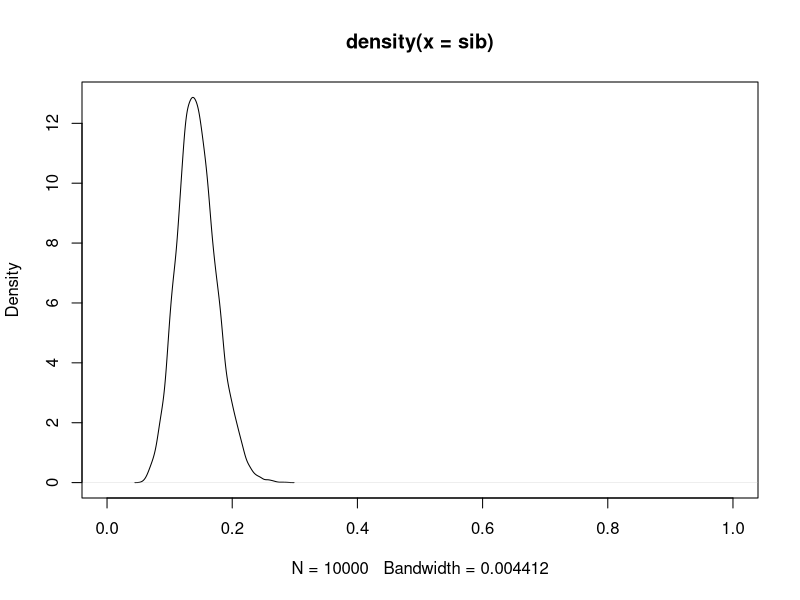
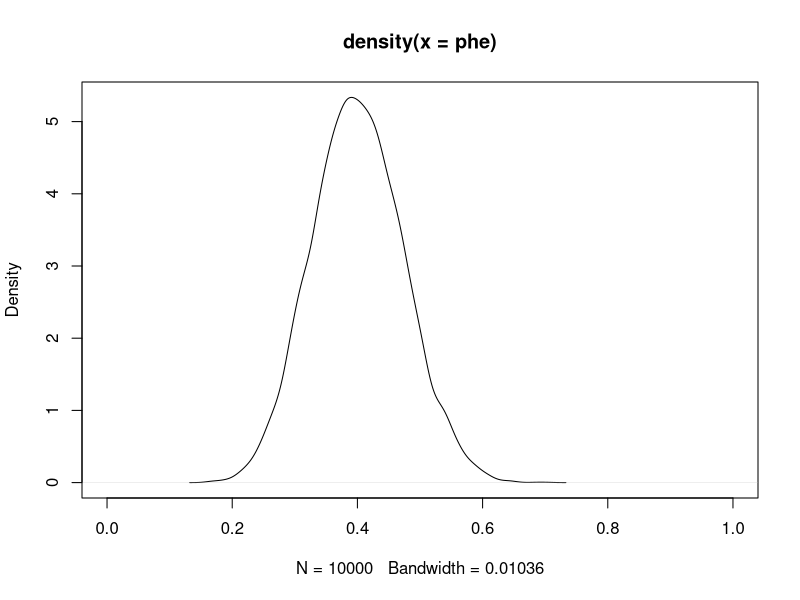
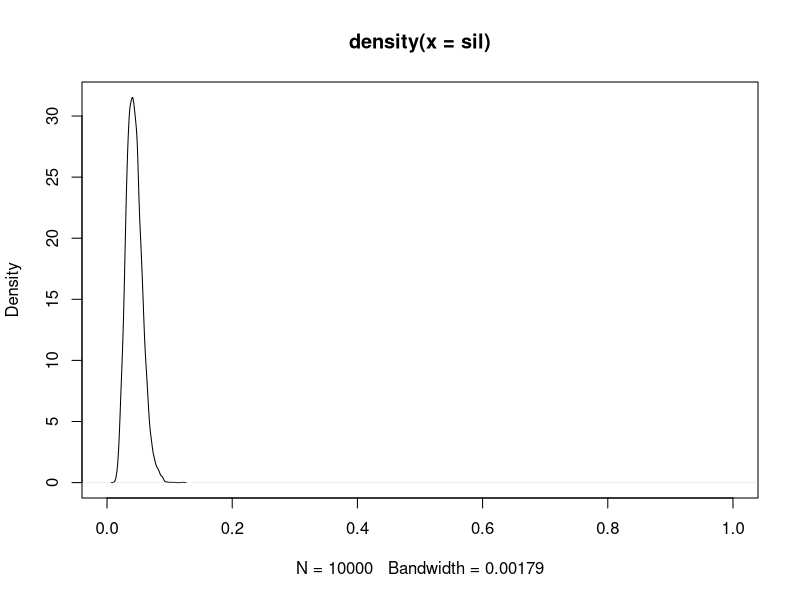

The R script that drew these images, in order:
#IMS data for destruction
sib<-1-rbeta(10000, 107, 18)
mean(sib)
quantile(sib,probs=c(.025,.975)) #calculate 95% confidence interval
plot(density(sib), xlim=c(0,1))

phe<-1-rbeta(10000, 27, 18)
mean(phe)
quantile(phe,probs=c(.025,.975)) #calculate 95% confidence interval
plot(density(phe), xlim=c(0,1))

sil<-1-rbeta(10000, 262, 12)
mean(sil)
quantile(sil,probs=c(.025,.975)) #calculate 95% confidence interval
plot(density(sil), xlim=c(0,1))